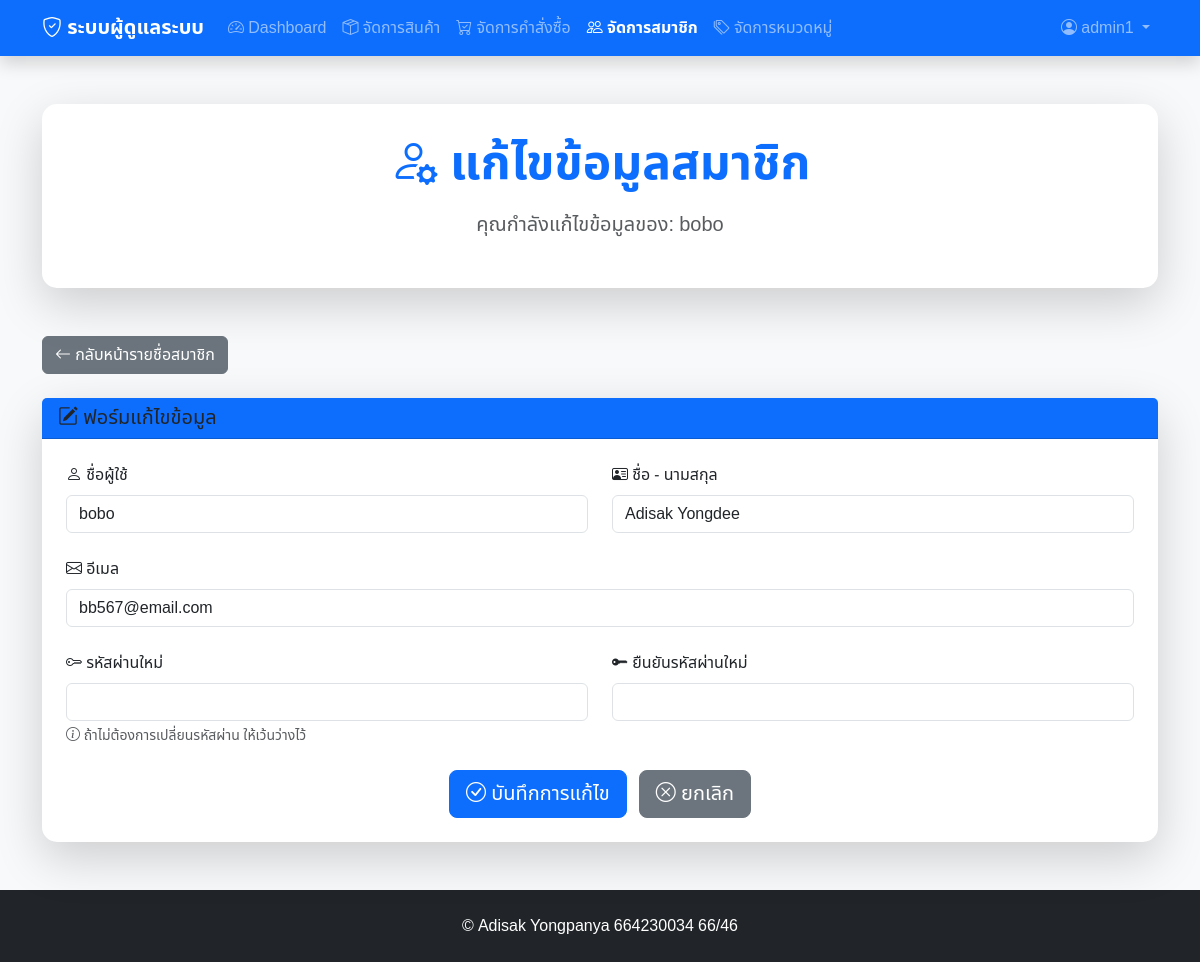
Page /admin/edit_user.php?id=10 (signed in) on the committed database.
### tables this page shows
CREATE TABLE `users` (
  `user_id` int(11) NOT NULL,
  `username` varchar(50) NOT NULL,
  `password` varchar(255) NOT NULL,
  `email` varchar(100) NOT NULL,
  `full_name` varchar(100) DEFAULT NULL,
  `role` enum('admin','member') DEFAULT 'member',
  `created_at` timestamp NOT NULL DEFAULT current_timestamp()
);

### admin/edit_user.php (the view, shortened to what this page needs)
<?php
require '../config.php';
$user_id = (int)$_GET['id'];
$stmt = $conn->prepare("SELECT * FROM users WHERE user_id = ? AND role = 'member'");
$stmt->execute([$user_id]);
$user = $stmt->fetch(PDO::FETCH_ASSOC);
?>
<!DOCTYPE html>
<html lang="th">
<head>
    <link href="https://cdn.jsdelivr.net/npm/bootstrap@5.3.7/dist/css/bootstrap.min.css" rel="stylesheet">
    <link href="https://cdn.jsdelivr.net/npm/bootstrap-icons@1.10.0/font/bootstrap-icons.css" rel="stylesheet">
    <link rel="stylesheet" href="admin_main.css">
</head>
<body>
    <?php require_once 'navbar_admin.php'; ?>
    <div class="container mt-5">
        <div class="row mb-4">
            <div class="col-12">
                <div class="card admin-card shadow-lg">
                    <div class="card-body text-center">
                        <h1 class="display-5 text-primary mb-3 fw-bold">
                            <i class="bi bi-person-gear"></i> แก้ไขข้อมูลสมาชิก
                        </h1>
                        <p class="lead text-muted">
                            คุณกำลังแก้ไขข้อมูลของ: <strong><?= htmlspecialchars($user['username']) ?></strong>
                        </p>
                    </div>
                </div>
            </div>
        </div>
    </div>
    <div class="container mt-5">
        <div class="row mb-4">
            <div class="col-12">
                <a href="users.php" class="btn btn-secondary">
                    <i class="bi bi-arrow-left"></i> กลับหน้ารายชื่อสมาชิก
                </a>
            </div>
        </div>
        <div class="row">
            <div class="col-12">
                <div class="card admin-card shadow-lg">
                    <div class="card-header bg-primary text-white">
                        <h5 class="mb-0 text-dark">
                            <i class="bi bi-pencil-square"></i> ฟอร์มแก้ไขข้อมูล
                        </h5>
                    </div>
                    <div class="card-body p-4">
                        <form method="post" class="row g-4">
                            <div class="col-md-6">
                                <label for="username" class="form-label"><i class="bi bi-person"></i> ชื่อผู้ใช้</label>
                                <input type="text" name="username" id="username" class="form-control" required
                                       value="<?= htmlspecialchars($user['username']) ?>">
                            </div>
                            <div class="col-md-6">
                                <label for="full_name" class="form-label"><i class="bi bi-person-vcard"></i> ชื่อ - นามสกุล</label>
                                <input type="text" name="full_name" id="full_name" class="form-control"
                                       value="<?= htmlspecialchars($user['full_name']) ?>">
                            </div>
                            <div class="col-12">
                                <label for="email" class="form-label"><i class="bi bi-envelope"></i> อีเมล</label>
                                <input type="email" name="email" id="email" class="form-control" required
                                       value="<?= htmlspecialchars($user['email']) ?>">
                            </div>
                            <div class="col-md-6">
                                <label for="password" class="form-label"><i class="bi bi-key"></i> รหัสผ่านใหม่</label>
                                <input type="password" name="password" id="password" class="form-control">
                                <div class="form-text">
                                    <i class="bi bi-info-circle"></i> ถ้าไม่ต้องการเปลี่ยนรหัสผ่าน ให้เว้นว่างไว้
                                </div>
                            </div>
                            <div class="col-md-6">
                                <label for="confirm_password" class="form-label"><i class="bi bi-key-fill"></i> ยืนยันรหัสผ่านใหม่</label>
                                <input type="password" name="confirm_password" id="confirm_password" class="form-control">
                            </div>
                            <div class="col-12 text-center mt-4">
                                <button type="submit" class="btn btn-primary btn-lg">
                                    <i class="bi bi-check-circle"></i> บันทึกการแก้ไข
                                </button>
                                <a href="users.php" class="btn btn-secondary btn-lg ms-2">
                                    <i class="bi bi-x-circle"></i> ยกเลิก
                                </a>
                            </div>
                        </form>
                    </div>
                </div>
            </div>
        </div>
    </div>
    <?php require_once 'footer_admin.php'; ?>
</body>
</html>

### admin/admin_main.css (style rules this page uses)
body { background-color: #f8f9fa; min-height: 100vh; font-family: "Noto Sans Thai", sans-serif; }
.card { transition: transform 0.3s, box-shadow 0.3s; }
.admin-card { border: none; border-radius: 15px; }
.admin-card .card-body { padding: 2rem; }

### rows in the picture
users: username "bobo", full_name "Adisak Yongdee", email "bb567@email.com"

### other values in the picture
$_SESSION['username'] "admin1"
